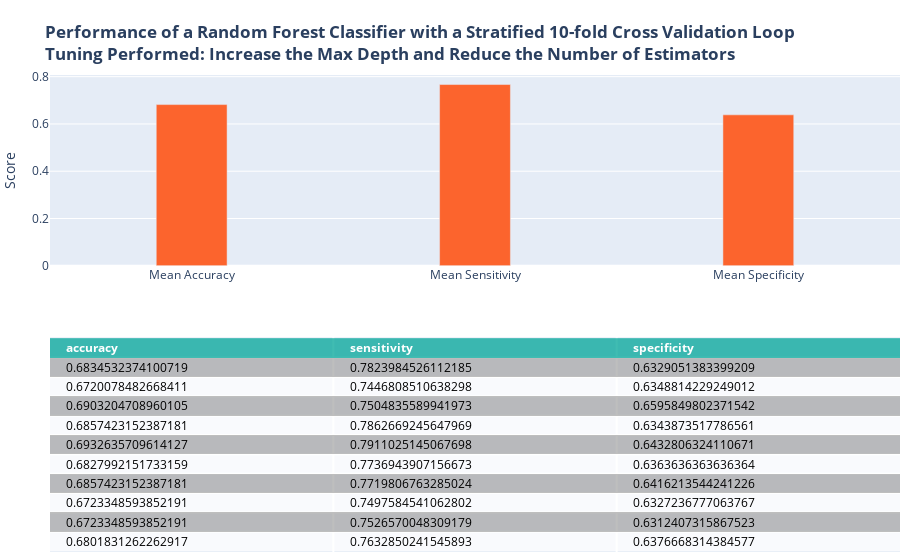

Notebook code cell kept with this figure:
### Code cell
# fit model with alpha .5 and binarize .001 as found prior
score = []
nb_clf = BernoulliNB(alpha=.5,binarize=.001,fit_prior=False)
for train,test in skf.split(X_mat,y):
    nb_clf.fit(X_mat[train],y.values.ravel()[train])
    y_hat = nb_clf.predict(X_mat[test])
    
    cm = confusion_matrix(y.loc[test],y_hat, labels=[1,0])
    score.append({'accuracy':(cm[0,0]+cm[1,1])/sum(cm.ravel()),
                'sensitivity':cm[0,0]/(cm[0,0]+cm[0,1]),
                'specificity':cm[1,1]/(cm[1,1]+cm[1,0])})
score = pd.DataFrame(score)
nbFig = plotMetrics(score, cellTitle)
nbFig.show()

### Figure 1 — Plotly figure (JSON) as saved in the notebook; plotly's stock layout.template omitted (floating-point values rounded to 4 significant figures)
{"data": [{"colorscale": [[0, "#00A699"], [0.5, "#a9a9a9"], [1, "#ffffff"]], "hoverinfo": "none", "opacity": 0.75, "showscale": false, "type": "heatmap", "z": [[0, 0, 0], [0.5, 0.5, 0.5], [1, 1, 1], [0.5, 0.5, 0.5], [1, 1, 1], [0.5, 0.5, 0.5], [1, 1, 1], [0.5, 0.5, 0.5], [1, 1, 1], [0.5, 0.5, 0.5], [1, 1, 1]]}, {"marker": {"color": "#FC642D"}, "type": "bar", "width": 0.25, "x": ["Mean Accuracy", "Mean Sensitivity", "Mean Specificity"], "xaxis": "x2", "y": [0.6818, 0.7666, 0.6385], "yaxis": "y2"}], "layout": {"annotations": [{"align": "left", "font": {"color": "#ffffff"}, "showarrow": false, "text": "<b>accuracy</b>", "x": -0.45, "xanchor": "left", "xref": "x", "y": 0, "yref": "y"}, {"align": "left", "font": {"color": "#ffffff"}, "showarrow": false, "text": "<b>sensitivity</b>", "x": 0.55, "xanchor": "left", "xref": "x", "y": 0, "yref": "y"}, {"align": "left", "font": {"color": "#ffffff"}, "showarrow": false, "text": "<b>specificity</b>", "x": 1.55, "xanchor": "left", "xref": "x", "y": 0, "yref": "y"}, {"align": "left", "font": {"color": "#000000"}, "showarrow": false, "text": "0.6834532374100719", "x": -0.45, "xanchor": "left", "xref": "x", "y": 1, "yref": "y"}, {"align": "left", "font": {"color": "#000000"}, "showarrow": false, "text": "0.7823984526112185", "x": 0.55, "xanchor": "left", "xref": "x", "y": 1, "yref": "y"}, {"align": "left", "font": {"color": "#000000"}, "showarrow": false, "text": "0.6329051383399209", "x": 1.55, "xanchor": "left", "xref": "x", "y": 1, "yref": "y"}, {"align": "left", "font": {"color": "#000000"}, "showarrow": false, "text": "0.6720078482668411", "x": -0.45, "xanchor": "left", "xref": "x", "y": 2, "yref": "y"}, {"align": "left", "font": {"color": "#000000"}, "showarrow": false, "text": "0.7446808510638298", "x": 0.55, "xanchor": "left", "xref": "x", "y": 2, "yref": "y"}, {"align": "left", "font": {"color": "#000000"}, "showarrow": false, "text": "0.6348814229249012", "x": 1.55, "xanchor": "left", "xref": "x", "y": 2, "yref": "y"}, {"align": "left", "font": {"color": "#000000"}, "showarrow": false, "text": "0.6903204708960105", "x": -0.45, "xanchor": "left", "xref": "x", "y": 3, "yref": "y"}, {"align": "left", "font": {"color": "#000000"}, "showarrow": false, "text": "0.7504835589941973", "x": 0.55, "xanchor": "left", "xref": "x", "y": 3, "yref": "y"}, {"align": "left", "font": {"color": "#000000"}, "showarrow": false, "text": "0.6595849802371542", "x": 1.55, "xanchor": "left", "xref": "x", "y": 3, "yref": "y"}, {"align": "left", "font": {"color": "#000000"}, "showarrow": false, "text": "0.6857423152387181", "x": -0.45, "xanchor": "left", "xref": "x", "y": 4, "yref": "y"}, {"align": "left", "font": {"color": "#000000"}, "showarrow": false, "text": "0.7862669245647969", "x": 0.55, "xanchor": "left", "xref": "x", "y": 4, "yref": "y"}, {"align": "left", "font": {"color": "#000000"}, "showarrow": false, "text": "0.6343873517786561", "x": 1.55, "xanchor": "left", "xref": "x", "y": 4, "yref": "y"}, {"align": "left", "font": {"color": "#000000"}, "showarrow": false, "text": "0.6932635709614127", "x": -0.45, "xanchor": "left", "xref": "x", "y": 5, "yref": "y"}, {"align": "left", "font": {"color": "#000000"}, "showarrow": false, "text": "0.7911025145067698", "x": 0.55, "xanchor": "left", "xref": "x", "y": 5, "yref": "y"}, {"align": "left", "font": {"color": "#000000"}, "showarrow": false, "text": "0.6432806324110671", "x": 1.55, "xanchor": "left", "xref": "x", "y": 5, "yref": "y"}, {"align": "left", "font": {"color": "#000000"}, "showarrow": false, "text": "0.6827992151733159", "x": -0.45, "xanchor": "left", "xref": "x", "y": 6, "yref": "y"}, {"align": "left", "font": {"color": "#000000"}, "showarrow": false, "text": "0.7736943907156673", "x": 0.55, "xanchor": "left", "xref": "x", "y": 6, "yref": "y"}, {"align": "left", "font": {"color": "#000000"}, "showarrow": false, "text": "0.6363636363636364", "x": 1.55, "xanchor": "left", "xref": "x", "y": 6, "yref": "y"}, {"align": "left", "font": {"color": "#000000"}, "showarrow": false, "text": "0.6857423152387181", "x": -0.45, "xanchor": "left", "xref": "x", "y": 7, "yref": "y"}, {"align": "left", "font": {"color": "#000000"}, "showarrow": false, "text": "0.7719806763285024", "x": 0.55, "xanchor": "left", "xref": "x", "y": 7, "yref": "y"}, {"align": "left", "font": {"color": "#000000"}, "showarrow": false, "text": "0.6416213544241226", "x": 1.55, "xanchor": "left", "xref": "x", "y": 7, "yref": "y"}, {"align": "left", "font": {"color": "#000000"}, "showarrow": false, "text": "0.6723348593852191", "x": -0.45, "xanchor": "left", "xref": "x", "y": 8, "yref": "y"}, {"align": "left", "font": {"color": "#000000"}, "showarrow": false, "text": "0.7497584541062802", "x": 0.55, "xanchor": "left", "xref": "x", "y": 8, "yref": "y"}, {"align": "left", "font": {"color": "#000000"}, "showarrow": false, "text": "0.6327236777063767", "x": 1.55, "xanchor": "left", "xref": "x", "y": 8, "yref": "y"}, {"align": "left", "font": {"color": "#000000"}, "showarrow": false, "text": "0.6723348593852191", "x": -0.45, "xanchor": "left", "xref": "x", "y": 9, "yref": "y"}, {"align": "left", "font": {"color": "#000000"}, "showarrow": false, "text": "0.7526570048309179", "x": 0.55, "xanchor": "left", "xref": "x", "y": 9, "yref": "y"}, {"align": "left", "font": {"color": "#000000"}, "showarrow": false, "text": "0.6312407315867523", "x": 1.55, "xanchor": "left", "xref": "x", "y": 9, "yref": "y"}, {"align": "left", "font": {"color": "#000000"}, "showarrow": false, "text": "0.6801831262262917", "x": -0.45, "xanchor": "left", "xref": "x", "y": 10, "yref": "y"}, {"align": "left", "font": {"color": "#000000"}, "showarrow": false, "text": "0.7632850241545893", "x": 0.55, "xanchor": "left", "xref": "x", "y": 10, "yref": "y"}, {"align": "left", "font": {"color": "#000000"}, "showarrow": false, "text": "0.6376668314384577", "x": 1.55, "xanchor": "left", "xref": "x", "y": 10, "yref": "y"}], "autosize": true, "margin": {"b": 0, "l": 50, "r": 0, "t": 75}, "title": {"text": "<b>Performance of a Random Forest Classifier with a Stratified 10-fold Cross Validation Loop<br>Tuning Performed: Increase the Max Depth and Reduce the Number of Estimators</b>"}, "xaxis": {"autorange": true, "dtick": 1, "gridwidth": 2, "range": [-0.5, 2.5], "showticklabels": false, "tick0": -0.5, "ticks": "", "zeroline": false}, "xaxis2": {"anchor": "y2", "autorange": true, "range": [-0.5, 2.5], "type": "category"}, "yaxis": {"autorange": true, "domain": [0, 0.45], "dtick": 1, "gridwidth": 2, "range": [10.5, -0.5], "showticklabels": false, "tick0": 0.5, "ticks": "", "zeroline": false}, "yaxis2": {"anchor": "x2", "autorange": true, "domain": [0.6, 1], "range": [0, 0.807], "title": {"text": "Score"}, "type": "linear"}}}
